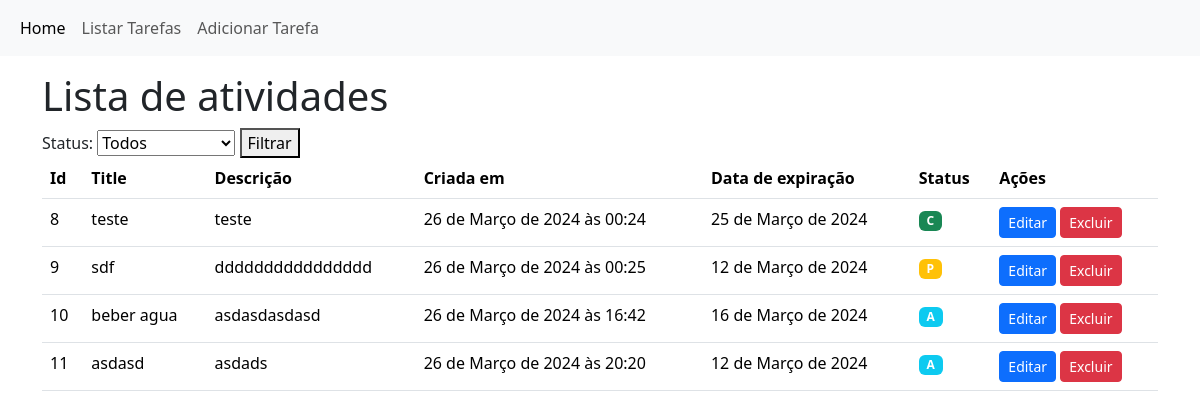
Before: / with the older database file.
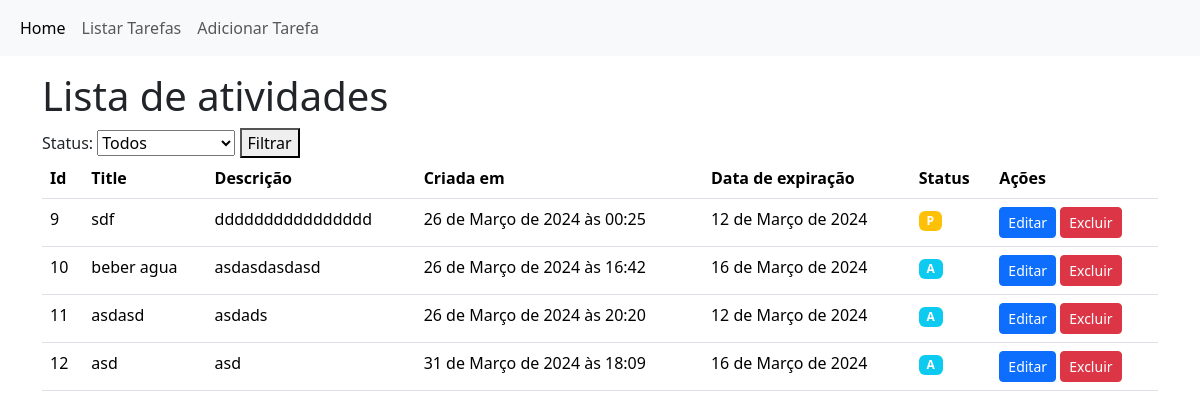
After: the same page with the newer database file.
### tasks/models.py (models this page shows, shortened)
class Task(models.Model):
    STATUS_CHOICES = [
        ('P', 'Pendente'),
        ('A', 'Em andamento'),
        ('C', 'Concluido'),
    ]
    title = models.CharField(max_length=255)
    description = models.TextField()
    status = models.CharField(max_length=1, choices=STATUS_CHOICES, default='P')
    created_at = models.DateTimeField(auto_now_add = True)
    due_date = models.DateField()

### tasks/views.py (the view)
# urls.py: path('', TaskListView.as_view(), name = 'task-list'),
class TaskListView(ListView):
    model = Task
    template_name = 'tasks/tasks_list.html'
    context_object_name = 'tasks'
    def get_queryset(self):
        query_set =  super().get_queryset()
        status = self.request.GET.get('status')
        if status:
            query_set = query_set.filter(status=status)
        return query_set

### tasks/templates/tasks/tasks_list.html (shortened to what this page needs)
{% extends "base.html" %}
{% block content %}
    <h1>Lista de atividades</h1>
    <form method="get" action="{% url 'task-list' %}">
      <label for="status">Status: </label>
      <select name="status" id="status">
        <option value="">Todos</option>
      </select>
      <button type="submit">Filtrar</button>
    </form>
    <table class="table">
        <thead>
          <tr>
            <th scope="col">Id</th>
            <th scope="col">Title</th>
            <th scope="col">Descrição</th>
            <th scope="col">Criada em</th>
            <th scope="col">Data de expiração</th>
            <th scope="col">Status</th>
            <th scope="col">Ações</th>
          </tr>
        </thead>
        <tbody>
            {% for task in tasks  %}
                <tr>
                    <td>{{task.pk}}</td>
                    <td>{{task.title}}</td>
                    <td>{{task.description}}</td>
                    <td>{{task.created_at}}</td>
                    <td>{{task.due_date}}</td>
                    <td>
                      {% if task.status == 'P' %}
                          <span class="badge bg-warning" title="Pendente" >P</span>
                      {% elif task.status == 'A' %}
                          <span class="badge bg-info" title="Em andamento" >A</span>
                      {% elif task.status == 'C' %}
                          <span class="badge bg-success" title="Concluido" >C</span>
                      {% endif %}
                      </td>
                    <td>
                      <a href="{% url "task-edit" pk=task.pk %}" class="btn btn-primary btn-sm">Editar</a>
                      <a href="{% url "task-del" pk=task.pk %}" class="btn btn-danger btn-sm">Excluir</a>
                    </td>
                </tr>
             {% endfor %}
        </tbody>
      </table>
{% endblock content %}

### tasks/templates/base.html (shortened to what this page needs)
<!doctype html>
<html lang="pt-br">
  <head>
    <link href="https://cdn.jsdelivr.net/npm/bootstrap@5.3.3/dist/css/bootstrap.min.css" rel="stylesheet">
  </head>
  <body>
      <nav class="navbar navbar-expand-lg bg-body-tertiary">
        <div class="container-fluid">
          <div class="collapse navbar-collapse" id="navbarNav">
            <ul class="navbar-nav">
              <li class="nav-item">
                <a class="nav-link active" aria-current="page" href="{% url "home" %}">Home</a>
              </li>
              <li class="nav-item">
                <a class="nav-link" href="{% url "task-list" %}">Listar Tarefas</a>
              </li>
              <li class="nav-item">
                <a class="nav-link" href="{% url "task-add" %}">Adicionar Tarefa</a>
              </li>
            </ul>
          </div>
        </div>
      </nav>
    <main class="container mt-3">
        {% block content %}{% endblock  %}
    </main>
  </body>
</html>

Changed rows visible on the page:
removed Task: pk "8", title "teste", description "teste", created_at "26 de Março de 2024 às 00:24", due_date "25 de Março de 2024", status "C"
added Task: pk "12", title "asd", description "asd", created_at "31 de Março de 2024 às 18:09", due_date "16 de Março de 2024", status "A"
